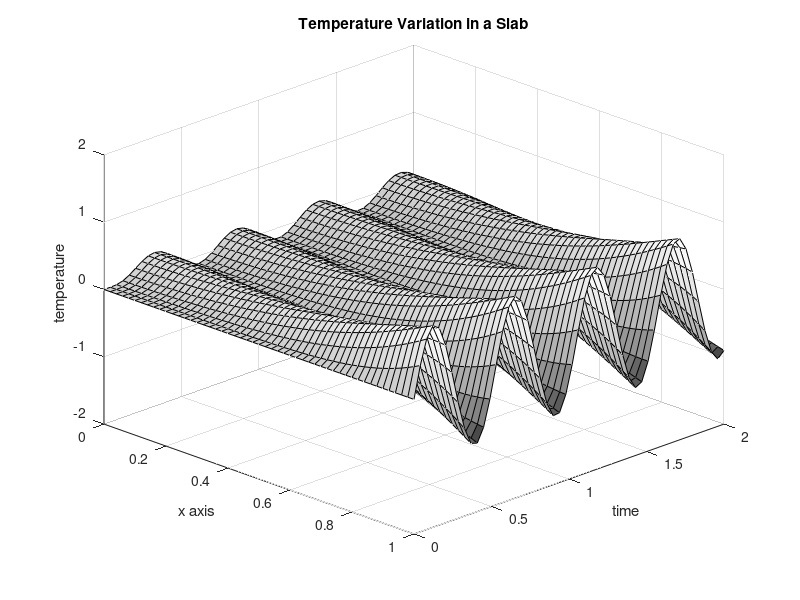

This chart was generated by the following MATLAB code: (Note: this script raises an error after producing the figure.)
function slabheat      
% Example: slabheat
% ~~~~~~~~~~~~~~~~~
% This program computes the temperature 
% variation in a one-dimensional slab with 
% the left end insulated and the right end 
% given a temperature variation sin(w*t).
%
% User m functions required:  heat

[u1,t1,x1]=heat(12,0,2,50,0,1,51,250);
surf(x1,t1,u1); axis([0 1 0 2 -2 2]);
title('Temperature Variation in a Slab');
xlabel('x axis'); ylabel('time'); 
zlabel('temperature'); view([45,30]), shg
colormap(gray), brighten(.7)
disp(' '), disp('Press [Enter] to continue')
pause
print -deps tempsurf

[u2,t2,x2]=heat(12,0,2,150,0,1,3,250);
plot(t2,u2(:,1),'--k',t2,u2(:,2),':.k', ...
     t2,u2(:,3),'-k');
title(['Temperature History at Ends' ...
       ' and Middle']);
xlabel('dimensionless time');
ylabel('dimensionless temperature');
text1='Left End'; text2='Middle';
text3='Right End';
legend(text1,text2,text3,3); shg
print -deps templot 
disp(' '), disp('All Done');

%=============================================

function [u,t,x]= ...
         heat(w,tmin,tmax,nt,xmin,xmax,nx,nsum)
%
%[u,t,x]=heat(w,tmin,tmax,nt,xmin,xmax,nx,nsum)
%~~~~~~~~~~~~~~~~~~~~~~~~~~~~~~~~~~~~~~~~~~~~~~
% This function evaluates transient heat 
% conduction in a slab which has the left end 
% (x=0) insulated and has the right end (x=1) 
% subjected to a temperature variation 
% sin(w*t). The initial temperature of the slab
% is zero.
%
% w          - frequency of the right side
%              temperature variation
% tmin,tmax  - time limits for solution
% nt         - number of uniformly spaced
%              time values used
% xmin,xmax  - position limits for solution.
%              Values should lie between zero
%              and one.
% nx         - number of equidistant x values
% nsum       - number of terms used in the 
%              series solution
% u          - matrix of temperature values.
%              Time varies from row to row.
%              x varies from column to column.
% t,x        - vectors of time and x values
%
% User m functions called:  none.
%----------------------------------------------

t=tmin+(tmax-tmin)/(nt-1)*(0:nt-1);
x=xmin+(xmax-xmin)/(nx-1)*(0:nx-1)';
W=sqrt(-i*w); ln=pi*((1:nsum)-1/2); 
v1=ln+W; v2=ln-W;
a=-imag((sin(v1)./v1+sin(v2)./v2)/cos(W));
u=imag(cos(W*x)*exp(i*w*t)/cos(W))+ ...
  (a(ones(nx,1),:).*cos(x*ln))* ...
  exp(-ln(:).^2*t);
u=u'; t=t(:);
